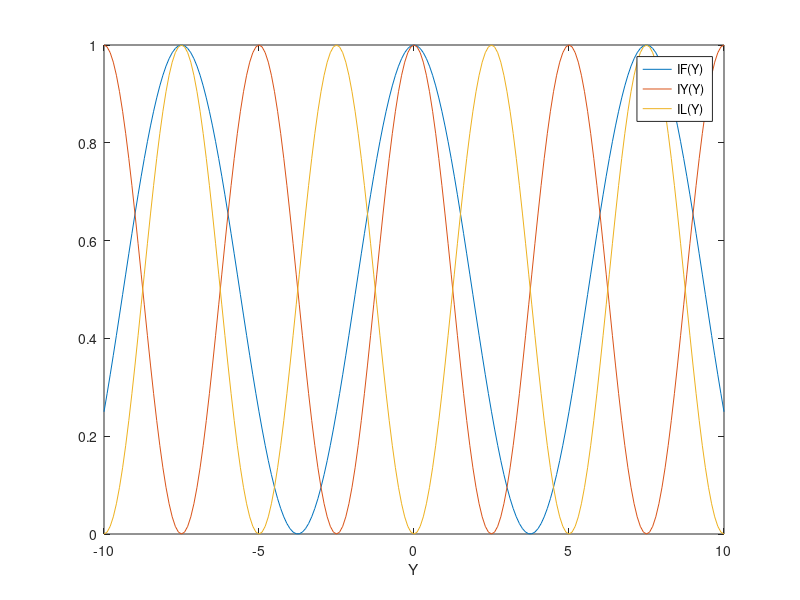

This figure's MATLAB source:
% I8FRYOLOS
% Fresnel's mirror, Young's double slit, and Lloyd's mirror,
function I8FRYOLOS;
% 1. Fresnel's Mirror  
% Y, c, f, b, and ? in mm, ? in Radc
% is about b for calculation of X = c + f
% All length in mm
Con = 1;
b = 1000;
f = 5000;
Beta = 0.0002;
Lamda = 0.0005;
c = b*cos(Beta);
Y = (-10:0.1:10);

IF = Con*(cos(pi*((Y*2*(b/(c+f))*sin(Beta))/Lamda)).^2);

% 2. Young's Experiment
a = 0.4;
X = 4000;
IY = Con*(cos(pi*((Y*a)/(Lamda*X))).^2);

% 3. Lloyd's Mirror (same as Yound, phase term is added)
IL = Con*(cos(pi*((Y*a)/(Lamda*X))+pi/2).^2);

figure(1);
plot(Y,IF,Y,IY,Y,IL);
axis([-10 10 0 1]);
xlabel('Y');
legend('IF(Y)','IY(Y)','IL(Y)');


% We see that at Y=0 Young has a maximum, Lloyd a minimum
% For Young and Lloyd: The position of maxima are changed by changing d and ?, X is
% considered fixed.

% For Fresnel, a,b are fixed, position of fringes changes with ? and ?.
